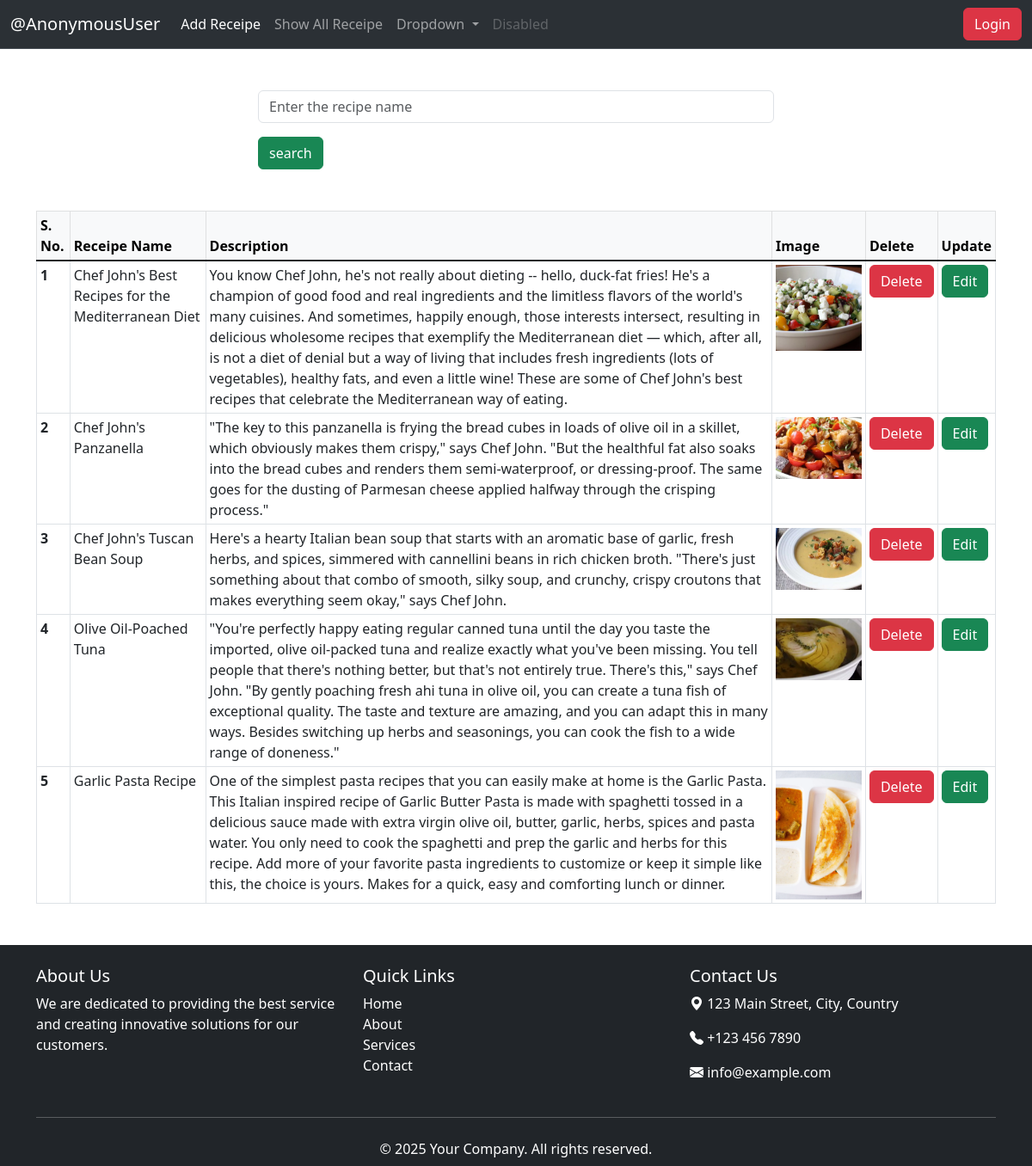
The page /show on the database its author committed.
### vege/models.py (models this page shows, shortened)
class Receipe(models.Model):
    user = models.ForeignKey(User , on_delete=models.CASCADE , null=True , blank=True)
    receipe_name = models.CharField(max_length=500)
    receipe_description  = models.TextField()
    receipe_image = models.ImageField(upload_to="Image-receipe")

### vege/views.py (the view)
# urls.py: path('show' , views.show , name= "show"),
def show(request):
    Receipese=Receipe.objects.all()
    if request.GET.get('search'):
        Receipese=Receipese.filter(receipe_name__icontains = request.GET.get('search'))
    context={"Receipes" : Receipese}
    return render(request , 'show.html' , context )

### templates/show.html (shortened to what this page needs)
{% extends "base.html" %}
{% block body %}
<div class="mt-5">
    <div class="mx-auto col-6">
        <form >
        <input type="search" class="form-control" id="recipeName" name="search" placeholder="Enter the recipe name" >
        <button   class="btn btn-success mt-3" >search</button>
        </form>
    </div>
</div>
<div class="container" >
<table class="table my-5 table-bordered table-sm">
    <thead class="table-light">
      <tr>
        <th scope="col">S. No. </th>
        <th scope="col">Receipe Name</th>
        <th scope="col">Description</th>
        <th scope="col">Image</th>
        <th scope="col">Delete</th>
        <th scope="col">Update</th>
      </tr>
    </thead>
    <tbody class="table-group-divider">
        {% for new in Receipes  %}
      <tr>
        <th scope="row">{{forloop.counter}}</th>
        <td>{{new.receipe_name}}</td>
        <td>{{new.receipe_description}}</td>
        <td><img src="{{ new.receipe_image.url }}" alt="{{ new.receipe_name }}" style="max-width: 100px; height: auto;"></td>
        <td> <a href ="/delete-receipe/{{new.id}}/" class= "btn btn-danger" > Delete </a> </td>
        <td> <a href ="/update-receipe/{{new.id}}/" class= "btn btn-success" > Edit </a> </td>
      </tr>
      {% endfor %}
    </tbody>
  </table>
</div>
{% endblock body %}

### rows shown on the page
Receipe: receipe_name "Chef John's Best Recipes for the Mediterranean Diet", receipe_description "You know Chef John, he's not really about dieting -- hello, duck-fat fries! He's a champion of good food and real ingredients and the limitless flavors of the world's many cuisines. And sometimes, happily enough, those interests intersect, resulting in delicious wholesome recipes that exemplify the Mediterranean diet — which, after all, is not a diet of denial but a way of living that includes fresh ingredients (lots of vegetables), healthy fats, and even a little wine! These are some of Chef John's best recipes that celebrate the Mediterranean way of eating.", receipe_image (picture)
Receipe: receipe_name "Chef John's Panzanella", receipe_description "\"The key to this panzanella is frying the bread cubes in loads of olive oil in a skillet, which obviously makes them crispy,\" says Chef John. \"But the healthful fat also soaks into the bread cubes and renders them semi-waterproof, or dressing-proof. The same goes for the dusting of Parmesan cheese applied halfway through the crisping process.\"", receipe_image (picture)
Receipe: receipe_name "Chef John's Tuscan Bean Soup", receipe_description "Here's a hearty Italian bean soup that starts with an aromatic base of garlic, fresh herbs, and spices, simmered with cannellini beans in rich chicken broth. \"There's just something about that combo of smooth, silky soup, and crunchy, crispy croutons that makes everything seem okay,\" says Chef John.", receipe_image (picture)
Receipe: receipe_name "Olive Oil-Poached Tuna", receipe_description "\"You're perfectly happy eating regular canned tuna until the day you taste the imported, olive oil-packed tuna and realize exactly what you've been missing. You tell people that there's nothing better, but that's not entirely true. There's this,\" says Chef John. \"By gently poaching fresh ahi tuna in olive oil, you can create a tuna fish of exceptional quality. The taste and texture are amazing, and you can adapt this in many ways. Besides switching up herbs and seasonings, you can cook the fish to a wide range of doneness.\"", receipe_image (picture)
Receipe: receipe_name "Garlic Pasta Recipe", receipe_description "One of the simplest pasta recipes that you can easily make at home is the Garlic Pasta. This Italian inspired recipe of Garlic Butter Pasta is made with spaghetti tossed in a delicious sauce made with extra virgin olive oil, butter, garlic, herbs, spices and pasta water. You only need to cook the spaghetti and prep the garlic and herbs for this recipe. Add more of your favorite pasta ingredients to customize or keep it simple like this, the choice is yours. Makes for a quick, easy and comforting lunch or dinner.", receipe_image (picture)

### other values the page prints
{{ request.user }} "AnonymousUser"
